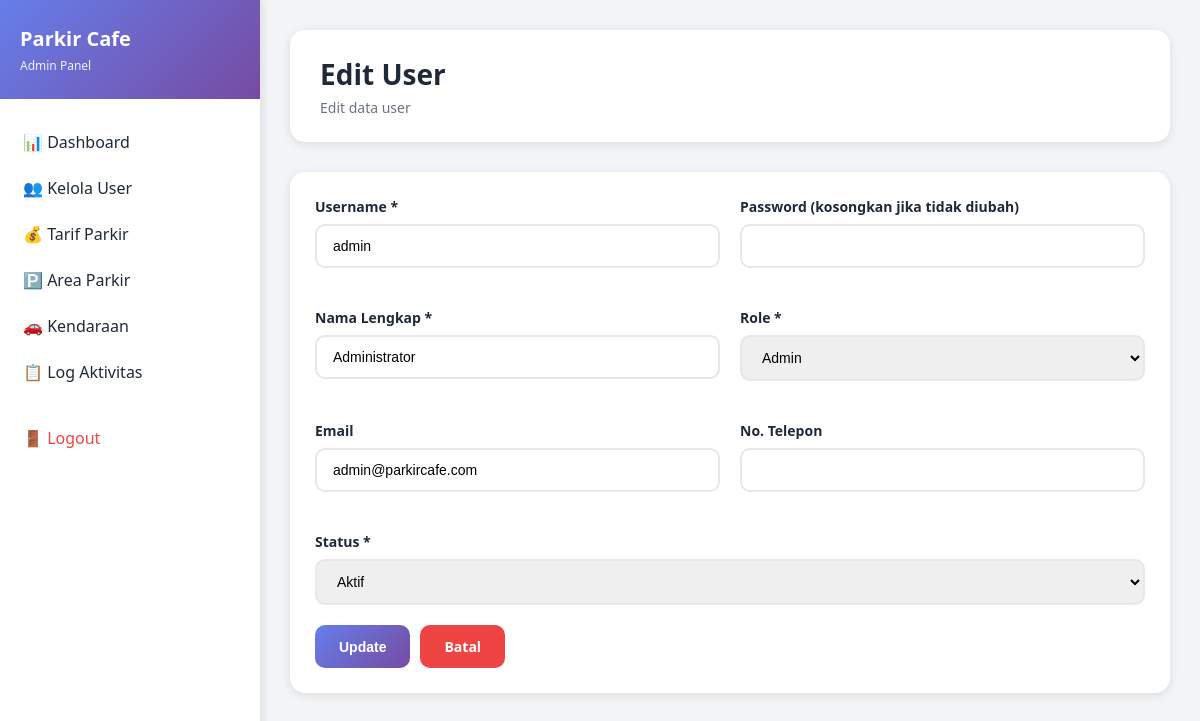
Page /admin/editUser/1 (signed in) on the committed database.
### tables this page shows
CREATE TABLE `users` (
  `id` int(11) NOT NULL,
  `username` varchar(50) NOT NULL,
  `password` varchar(255) NOT NULL,
  `nama_lengkap` varchar(100) NOT NULL,
  `role` enum('admin','petugas','owner') NOT NULL,
  `email` varchar(100) DEFAULT NULL,
  `no_telp` varchar(20) DEFAULT NULL,
  `status` enum('aktif','nonaktif') DEFAULT 'aktif',
  `created_at` timestamp NOT NULL DEFAULT current_timestamp(),
  `updated_at` timestamp NOT NULL DEFAULT current_timestamp() ON UPDATE current_timestamp()
);

### controllers/AdminController.php (called while the page is built, shortened)
<?php
class AdminController extends Controller {
    private $userModel;
    public function __construct() {
        $this->userModel = $this->model('UserModel');
    }
    public function editUser($id) {
        $data = [
            'title' => 'Edit User',
            'user' => $this->userModel->getById($id)
        ];
        $this->view('admin/users/edit', $data);
    }
}

### core/App.php (called while the page is built, shortened)
<?php
class App {
    protected $method = 'login';
    public function __construct() {
        $url = $this->parseURL();
        if (isset($url[0])) {
            $controllerName = ucfirst($url[0]) . 'Controller';
            $controllerPath = __DIR__ . '/../controllers/' . $controllerName . '.php';
            if (file_exists($controllerPath)) {
                unset($url[0]);
            }
        }
        $this->controller = new $this->controller;
        if (isset($url[1])) {
            if (method_exists($this->controller, $url[1])) {
                $this->method = $url[1];
                unset($url[1]);
            }
        }
        $this->params = $url ? array_values($url) : [];
        call_user_func_array([$this->controller, $this->method], $this->params);
    }
    public function parseURL() {
        if (isset($_GET['url'])) {
            $url = rtrim($_GET['url'], '/');
            $url = filter_var($url, FILTER_SANITIZE_URL);
            $url = explode('/', $url);
            return $url;
        }
        return [];
    }
}

### index.php (called while the page is built, shortened)
<?php
spl_autoload_register(function($class) {
    $paths = [
        __DIR__ . '/core/' . $class . '.php',
        __DIR__ . '/config/' . $class . '.php',
        __DIR__ . '/models/' . $class . '.php',
        __DIR__ . '/controllers/' . $class . '.php'
    ];
    foreach ($paths as $path) {
        if (file_exists($path)) {
            return;
        }
    }
});
$app = new App();

### core/Model.php (called while the page is built, shortened)
<?php
class Model {
    protected $db;
    protected $table;
    public function __construct() {
        $this->db = Database::getInstance()->getConnection();
    }
    public function getById($id) {
        $stmt = $this->db->prepare("SELECT * FROM {$this->table} WHERE id = ?");
        $stmt->execute([$id]);
        return $stmt->fetch();
    }
}

### config/Database.php (called while the page is built, shortened)
<?php
class Database {
    private static $instance = null;
    private $connection;
    private $host = 'localhost';
    private $dbname = 'parkir_cafe';
    private $username = 'root';
    private $password = '';
    private function __construct() {
        try {
            $this->connection = new PDO(
                "mysql:host={$this->host};dbname={$this->dbname};charset=utf8mb4",
                $this->username,
                $this->password,
                [
                    PDO::ATTR_ERRMODE => PDO::ERRMODE_EXCEPTION,
                    PDO::ATTR_DEFAULT_FETCH_MODE => PDO::FETCH_ASSOC,
                    PDO::ATTR_EMULATE_PREPARES => false
                ]
            );
        } catch (PDOException $e) {
            die("Database connection failed: " . $e->getMessage());
        }
    }
    public static function getInstance() {
        if (self::$instance === null) {
            self::$instance = new self();
        }
        return self::$instance;
    }
    public function getConnection() {
        return $this->connection;
    }
}

### views/admin/users/edit.php (the view, shortened to what this page needs)
<?php require_once __DIR__ . '/../../layouts/header.php'; ?>
<div class="page-header">
    <h1>Edit User</h1>
    <p>Edit data user</p>
</div>
<div class="card">
    <div class="card-body">
        <form action="<?= BASE_URL ?>admin/updateUser/<?= $user['id'] ?>" method="POST">
            <div class="form-row">
                <div class="form-group">
                    <label for="username">Username *</label>
                    <input type="text" id="username" name="username" value="<?= $user['username'] ?>" required>
                </div>
                <div class="form-group">
                    <label for="password">Password (kosongkan jika tidak diubah)</label>
                    <input type="password" id="password" name="password">
                </div>
            </div>
            <div class="form-row">
                <div class="form-group">
                    <label for="nama_lengkap">Nama Lengkap *</label>
                    <input type="text" id="nama_lengkap" name="nama_lengkap" value="<?= $user['nama_lengkap'] ?>" required>
                </div>
                <div class="form-group">
                    <label for="role">Role *</label>
                    <select id="role" name="role" required>
                        <option value="admin" <?= $user['role'] == 'admin' ? 'selected' : '' ?>>Admin</option>
                    </select>
                </div>
            </div>
            <div class="form-row">
                <div class="form-group">
                    <label for="email">Email</label>
                    <input type="email" id="email" name="email" value="<?= $user['email'] ?>">
                </div>
                <div class="form-group">
                    <label for="no_telp">No. Telepon</label>
                    <input type="text" id="no_telp" name="no_telp" value="<?= $user['no_telp'] ?>">
                </div>
            </div>
            <div class="form-group">
                <label for="status">Status *</label>
                <select id="status" name="status" required>
                    <option value="aktif" <?= $user['status'] == 'aktif' ? 'selected' : '' ?>>Aktif</option>
                </select>
            </div>
            <div class="d-flex gap-2 mt-3">
                <button type="submit" class="btn btn-primary">Update</button>
                <a href="<?= BASE_URL ?>admin/users" class="btn btn-danger">Batal</a>
            </div>
        </form>
    </div>
</div>
<?php require_once __DIR__ . '/../../layouts/footer.php'; ?>

### public/css/style.css (style rules this page uses)
* { margin: 0; padding: 0; box-sizing: border-box; }
:root { --primary: #667eea; --primary-dark: #5568d3; --secondary: #764ba2; --success: #10b981; --danger: #ef4444; --warning: #f59e0b; --info: #3b82f6; --dark: #1f2937; --light: #f3f4f6; --white: #ffffff; --border: #e5e7eb; --shadow: rgba(0, 0, 0, 0.1); --shadow-lg: rgba(0, 0, 0, 0.15); }
body { font-family: 'Segoe UI', Tahoma, Geneva, Verdana, sans-serif; background: linear-gradient(135deg, #667eea 0%, #764ba2 100%); min-height: 100vh; color: var(--dark); }
.form-group { margin-bottom: 20px; }
.form-group label { display: block; margin-bottom: 8px; font-weight: 600; color: var(--dark); font-size: 14px; }
.form-group input, .form-group select, .form-group textarea { width: 100%; padding: 12px 16px; border: 2px solid var(--border); border-radius: 10px; font-size: 14px; transition: all 0.3s ease; }
.btn { display: inline-block; padding: 12px 24px; border: none; border-radius: 10px; font-size: 14px; font-weight: 600; cursor: pointer; transition: all 0.3s ease; text-decoration: none; text-align: center; }
.btn-primary { background: linear-gradient(135deg, var(--primary) 0%, var(--secondary) 100%); color: var(--white); }
.btn-danger { background: var(--danger); color: var(--white); }
.page-header { background: var(--white); padding: 25px 30px; border-radius: 15px; margin-bottom: 30px; box-shadow: 0 2px 10px var(--shadow); }
.page-header h1 { font-size: 28px; color: var(--dark); margin-bottom: 5px; }
.page-header p { color: #6b7280; font-size: 14px; }
.card { background: var(--white); border-radius: 15px; box-shadow: 0 2px 10px var(--shadow); margin-bottom: 30px; }
.card-body { padding: 25px; }
.form-row { display: grid; grid-template-columns: repeat(auto-fit, minmax(250px, 1fr)); gap: 20px; margin-bottom: 20px; }
.mt-3 { margin-top: 20px; }
.d-flex { display: flex; }
.gap-2 { gap: 10px; }

### rows in the picture
users: username "admin", nama_lengkap "Administrator", role "Admin", email "admin@parkircafe.com", status "Aktif"

### other values in the picture
$_SESSION['role'] "Admin"
